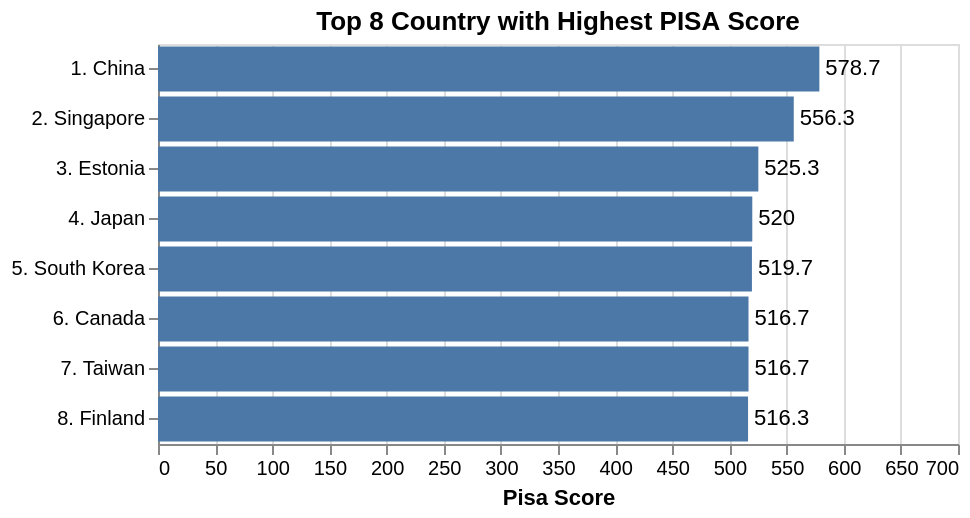

The specification (Vega-Lite) saved for this image:
### Vega-Lite specification from a JSON file in a GitHub repository (floating-point values rounded to 4 significant figures)
{"$schema": "https://vega.github.io/schema/vega-lite/v5.json", "title": "Top 8 Country with Highest PISA Score", "width": 400, "height": 200, "data": {"values": [{"country": "1. China", "Pisa Score": 578.7}, {"country": "2. Singapore", "Pisa Score": 556.3}, {"country": "3. Estonia", "Pisa Score": 525.3}, {"country": "4. Japan", "Pisa Score": 520.0}, {"country": "5. South Korea", "Pisa Score": 519.7}, {"country": "6. Canada", "Pisa Score": 516.7}, {"country": "7. Taiwan ", "Pisa Score": 516.7}, {"country": "8. Finland", "Pisa Score": 516.3}]}, "encoding": {"y": {"field": "country", "type": "nominal", "title": ""}, "x": {"field": "Pisa Score", "type": "quantitative", "scale": {"domain": [0, 700]}}}, "layer": [{"params": [{"name": "brush", "select": {"type": "interval", "encodings": ["y"]}}], "mark": "bar"}, {"mark": {"type": "text", "align": "left", "baseline": "middle", "dx": 3}, "encoding": {"text": {"field": "Pisa Score", "type": "quantitative"}}}, {"transform": [{"filter": {"param": "brush"}}], "mark": "rule", "encoding": {"x": {"datum": ""}, "color": {"value": "firebrick"}, "size": {"value": 3}}}]}
